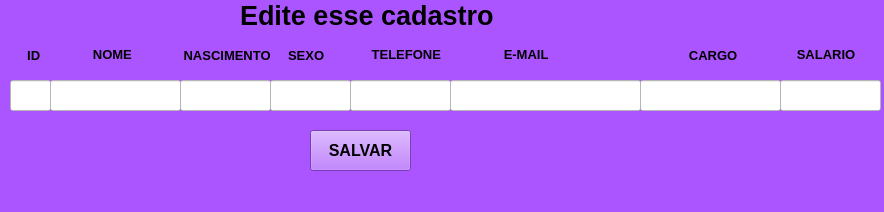
<?xml version="1.0" encoding="UTF-8"?>
<ui version="4.0">
 <class>MainWindow</class>
 <widget class="QMainWindow" name="MainWindow">
  <property name="geometry">
   <rect>
    <x>0</x>
    <y>0</y>
    <width>884</width>
    <height>212</height>
   </rect>
  </property>
  <property name="font">
   <font>
    <weight>50</weight>
    <bold>false</bold>
   </font>
  </property>
  <property name="windowTitle">
   <string>MainWindow</string>
  </property>
  <property name="styleSheet">
   <string notr="true">background-color: rgb(170, 85, 255);</string>
  </property>
  <widget class="QWidget" name="centralwidget">
   <widget class="QLabel" name="label">
    <property name="geometry">
     <rect>
      <x>240</x>
      <y>0</y>
      <width>321</width>
      <height>31</height>
     </rect>
    </property>
    <property name="font">
     <font>
      <pointsize>20</pointsize>
      <weight>75</weight>
      <bold>true</bold>
     </font>
    </property>
    <property name="text">
     <string>Edite esse cadastro</string>
    </property>
   </widget>
   <widget class="QLineEdit" name="lineEdit">
    <property name="geometry">
     <rect>
      <x>10</x>
      <y>80</y>
      <width>41</width>
      <height>31</height>
     </rect>
    </property>
    <property name="font">
     <font>
      <pointsize>10</pointsize>
     </font>
    </property>
    <property name="styleSheet">
     <string notr="true">background-color: rgb(255, 255, 255);</string>
    </property>
    <property name="text">
     <string/>
    </property>
   </widget>
   <widget class="QLineEdit" name="lineEdit_2">
    <property name="geometry">
     <rect>
      <x>50</x>
      <y>80</y>
      <width>131</width>
      <height>31</height>
     </rect>
    </property>
    <property name="font">
     <font>
      <pointsize>10</pointsize>
     </font>
    </property>
    <property name="styleSheet">
     <string notr="true">background-color: rgb(255, 255, 255);</string>
    </property>
    <property name="text">
     <string/>
    </property>
   </widget>
   <widget class="QLineEdit" name="lineEdit_3">
    <property name="geometry">
     <rect>
      <x>350</x>
      <y>80</y>
      <width>101</width>
      <height>31</height>
     </rect>
    </property>
    <property name="font">
     <font>
      <pointsize>10</pointsize>
     </font>
    </property>
    <property name="styleSheet">
     <string notr="true">background-color: rgb(255, 255, 255);</string>
    </property>
    <property name="text">
     <string/>
    </property>
   </widget>
   <widget class="QLineEdit" name="lineEdit_4">
    <property name="geometry">
     <rect>
      <x>180</x>
      <y>80</y>
      <width>91</width>
      <height>31</height>
     </rect>
    </property>
    <property name="font">
     <font>
      <pointsize>10</pointsize>
     </font>
    </property>
    <property name="styleSheet">
     <string notr="true">background-color: rgb(255, 255, 255);</string>
    </property>
    <property name="text">
     <string/>
    </property>
   </widget>
   <widget class="QLineEdit" name="lineEdit_5">
    <property name="geometry">
     <rect>
      <x>270</x>
      <y>80</y>
      <width>81</width>
      <height>31</height>
     </rect>
    </property>
    <property name="font">
     <font>
      <pointsize>10</pointsize>
     </font>
    </property>
    <property name="styleSheet">
     <string notr="true">background-color: rgb(255, 255, 255);</string>
    </property>
    <property name="text">
     <string/>
    </property>
   </widget>
   <widget class="QLineEdit" name="lineEdit_6">
    <property name="geometry">
     <rect>
      <x>450</x>
      <y>80</y>
      <width>191</width>
      <height>31</height>
     </rect>
    </property>
    <property name="font">
     <font>
      <pointsize>10</pointsize>
     </font>
    </property>
    <property name="styleSheet">
     <string notr="true">background-color: rgb(255, 255, 255);</string>
    </property>
    <property name="text">
     <string/>
    </property>
   </widget>
   <widget class="QLineEdit" name="lineEdit_7">
    <property name="geometry">
     <rect>
      <x>640</x>
      <y>80</y>
      <width>141</width>
      <height>31</height>
     </rect>
    </property>
    <property name="font">
     <font>
      <pointsize>10</pointsize>
     </font>
    </property>
    <property name="styleSheet">
     <string notr="true">background-color: rgb(255, 255, 255);</string>
    </property>
    <property name="text">
     <string/>
    </property>
   </widget>
   <widget class="QLineEdit" name="lineEdit_8">
    <property name="geometry">
     <rect>
      <x>780</x>
      <y>80</y>
      <width>101</width>
      <height>31</height>
     </rect>
    </property>
    <property name="font">
     <font>
      <pointsize>10</pointsize>
     </font>
    </property>
    <property name="styleSheet">
     <string notr="true">background-color: rgb(255, 255, 255);</string>
    </property>
    <property name="text">
     <string/>
    </property>
   </widget>
   <widget class="QLabel" name="label_2">
    <property name="geometry">
     <rect>
      <x>20</x>
      <y>40</y>
      <width>31</width>
      <height>31</height>
     </rect>
    </property>
    <property name="font">
     <font>
      <pointsize>10</pointsize>
      <weight>75</weight>
      <bold>true</bold>
     </font>
    </property>
    <property name="text">
     <string>  ID</string>
    </property>
   </widget>
   <widget class="QLabel" name="label_3">
    <property name="geometry">
     <rect>
      <x>46</x>
      <y>39</y>
      <width>131</width>
      <height>31</height>
     </rect>
    </property>
    <property name="font">
     <font>
      <pointsize>10</pointsize>
      <weight>75</weight>
      <bold>true</bold>
     </font>
    </property>
    <property name="text">
     <string>             NOME</string>
    </property>
   </widget>
   <widget class="QLabel" name="label_4">
    <property name="geometry">
     <rect>
      <x>180</x>
      <y>40</y>
      <width>91</width>
      <height>31</height>
     </rect>
    </property>
    <property name="font">
     <font>
      <pointsize>10</pointsize>
      <weight>75</weight>
      <bold>true</bold>
     </font>
    </property>
    <property name="text">
     <string> NASCIMENTO</string>
    </property>
   </widget>
   <widget class="QLabel" name="label_5">
    <property name="geometry">
     <rect>
      <x>270</x>
      <y>40</y>
      <width>71</width>
      <height>31</height>
     </rect>
    </property>
    <property name="font">
     <font>
      <pointsize>10</pointsize>
      <weight>75</weight>
      <bold>true</bold>
     </font>
    </property>
    <property name="text">
     <string>     SEXO</string>
    </property>
   </widget>
   <widget class="QLabel" name="label_6">
    <property name="geometry">
     <rect>
      <x>350</x>
      <y>39</y>
      <width>101</width>
      <height>31</height>
     </rect>
    </property>
    <property name="font">
     <font>
      <pointsize>10</pointsize>
      <weight>75</weight>
      <bold>true</bold>
     </font>
    </property>
    <property name="text">
     <string>      TELEFONE</string>
    </property>
   </widget>
   <widget class="QLabel" name="label_7">
    <property name="geometry">
     <rect>
      <x>446</x>
      <y>39</y>
      <width>191</width>
      <height>31</height>
     </rect>
    </property>
    <property name="font">
     <font>
      <pointsize>10</pointsize>
      <weight>75</weight>
      <bold>true</bold>
     </font>
    </property>
    <property name="text">
     <string>                E-MAIL</string>
    </property>
   </widget>
   <widget class="QLabel" name="label_8">
    <property name="geometry">
     <rect>
      <x>660</x>
      <y>40</y>
      <width>111</width>
      <height>31</height>
     </rect>
    </property>
    <property name="font">
     <font>
      <pointsize>10</pointsize>
      <weight>75</weight>
      <bold>true</bold>
     </font>
    </property>
    <property name="text">
     <string>        CARGO</string>
    </property>
   </widget>
   <widget class="QLabel" name="label_9">
    <property name="geometry">
     <rect>
      <x>786</x>
      <y>39</y>
      <width>91</width>
      <height>31</height>
     </rect>
    </property>
    <property name="font">
     <font>
      <pointsize>10</pointsize>
      <weight>75</weight>
      <bold>true</bold>
     </font>
    </property>
    <property name="text">
     <string>   SALARIO</string>
    </property>
   </widget>
   <widget class="QPushButton" name="pushButton">
    <property name="geometry">
     <rect>
      <x>310</x>
      <y>130</y>
      <width>101</width>
      <height>41</height>
     </rect>
    </property>
    <property name="font">
     <font>
      <pointsize>12</pointsize>
      <weight>75</weight>
      <bold>true</bold>
     </font>
    </property>
    <property name="text">
     <string>SALVAR</string>
    </property>
   </widget>
  </widget>
  <widget class="QMenuBar" name="menubar">
   <property name="geometry">
    <rect>
     <x>0</x>
     <y>0</y>
     <width>884</width>
     <height>21</height>
    </rect>
   </property>
  </widget>
  <widget class="QStatusBar" name="statusbar"/>
 </widget>
 <resources/>
 <connections/>
</ui>
